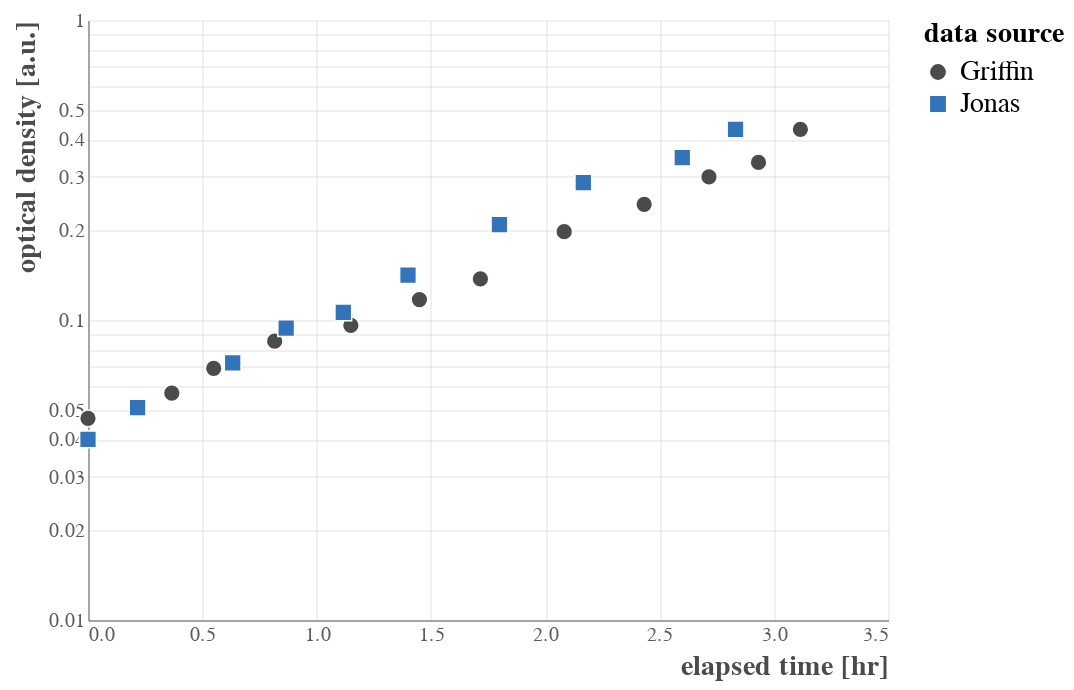

Notebook code for this chart:
### Markdown cell above
## January 15 Growth Data
Jonas shared with me a dataset of bacterial growth curves obtained on a variety of well-defined carbon substrates. I tidied up the data so it's more easily readable, which we load and plot below.

### Code cell
# Load the data 
gold_std = pd.read_csv('../../data/carbon_source_growth_data.csv')
data = pd.read_csv('../../data/2021-01-15_glucose_growth.csv')

# Convert my minute tracking to hours
data['elapsed_time_hr'] = data['elapsed_time_min'].values / 60
data.drop(columns=['elapsed_time_min'], inplace=True)
data.rename(columns={'od_600nm':'od_600'}, inplace=True)

# Drop points below 0.4 and rescale time
data = data[data['od_600'] >= 0.04]
data['elapsed_time_hr'] -= data['elapsed_time_hr'].min()

# Add identifiers
data['source'] = 'Griffin'
gold_std['source'] = 'Jonas'

# Restrict to glucose
gold_std = gold_std[gold_std['carbon_source']=='glucose']

# Merge
merged = pd.concat([data, gold_std], sort=False)

# Set up the plot base.
base = alt.Chart(merged).encode(
        x=alt.X(field='elapsed_time_hr', type='quantitative', title='elapsed time [hr]'),
        y=alt.Y(field='od_600', type='quantitative', title='optical density [a.u.]',
               scale=alt.Scale(type='log')),
        shape=alt.Shape(field='source', type='nominal'),
        color=alt.Color(field='source', type='nominal', title='data source')
)
points = base.mark_point(size=70)
points

### Figure 1 — Vega-Lite specification as saved in the notebook (floating-point values rounded to 4 significant figures)
{"config": {"background": "white", "group": {"fill": "white"}, "view": {"strokeWidth": 0, "height": 300, "width": 400, "fill": "#ffffff"}, "point": {"size": 40, "filled": true, "opacity": 1, "strokeWidth": 0.75, "stroke": "#FFFFFF"}, "square": {"size": 40, "filled": true, "opacity": 1, "strokeWidth": 0.75, "stroke": "#FFFFFF"}, "circle": {"size": 40, "filled": true, "opacity": 1, "strokeWidth": 0.75, "stroke": "#FFFFFF"}, "line": {"size": 1}, "axis": {"domainColor": "#5b5b5b", "domainWidth": 0.5, "labelColor": "#5b5b5b", "labelFontSize": 10, "labelFont": "Nunito", "titleFont": "Nunito", "titleFontWeight": 700, "titleFontSize": 14, "titleColor": "#4b4b4b", "titleAnchor": "end", "grid": true, "gridColor": "#c1c1c1", "gridWidth": 0.25, "ticks": false}, "range": {"category": ["#4c4b4c", "#3373ba", "#5cb75b", "#d8534f", "#8066ad", "#f0ad4d"]}, "legend": {"labelFontSize": 14, "labelFont": "Nunito", "titleFont": "Nunito", "titleFontSize": 14, "titleFontWeight": 700, "titleFontColor": "#44b4b4b", "symbolSize": 75}, "title": {"font": "Nunito", "fontWeight": 700, "fontSize": 14, "fontColor": "#4b4b4b", "anchor": "start"}}, "data": {"name": "data-650fd91738e53b46e6eb7e4b714796ab"}, "mark": {"type": "point", "size": 70}, "encoding": {"color": {"type": "nominal", "field": "source", "title": "data source"}, "shape": {"type": "nominal", "field": "source"}, "x": {"type": "quantitative", "field": "elapsed_time_hr", "title": "elapsed time [hr]"}, "y": {"type": "quantitative", "field": "od_600", "scale": {"type": "log"}, "title": "optical density [a.u.]"}}, "$schema": "https://vega.github.io/schema/vega-lite/v4.8.1.json", "datasets": {"data-650fd91738e53b46e6eb7e4b714796ab": [{"clock_time": "13:37", "carbon_source": "glucose", "od_600": 0.047, "elapsed_time_hr": 0.0, "source": "Griffin"}, {"clock_time": "13:59", "carbon_source": "glucose", "od_600": 0.057, "elapsed_time_hr": 0.3667, "source": "Griffin"}, {"clock_time": "14:10", "carbon_source": "glucose", "od_600": 0.069, "elapsed_time_hr": 0.55, "source": "Griffin"}, {"clock_time": "14:26", "carbon_source": "glucose", "od_600": 0.085, "elapsed_time_hr": 0.8167, "source": "Griffin"}, {"clock_time": "14:46", "carbon_source": "glucose", "od_600": 0.096, "elapsed_time_hr": 1.15, "source": "Griffin"}, {"clock_time": "15:04", "carbon_source": "glucose", "od_600": 0.117, "elapsed_time_hr": 1.45, "source": "Griffin"}, {"clock_time": "15:21", "carbon_source": "glucose", "od_600": 0.137, "elapsed_time_hr": 1.717, "source": "Griffin"}, {"clock_time": "15:43", "carbon_source": "glucose", "od_600": 0.197, "elapsed_time_hr": 2.083, "source": "Griffin"}, {"clock_time": "16:04", "carbon_source": "glucose", "od_600": 0.243, "elapsed_time_hr": 2.433, "source": "Griffin"}, {"clock_time": "16:21", "carbon_source": "glucose", "od_600": 0.3, "elapsed_time_hr": 2.717, "source": "Griffin"}, {"clock_time": "16:34", "carbon_source": "glucose", "od_600": 0.335, "elapsed_time_hr": 2.933, "source": "Griffin"}, {"clock_time": "16:43", "carbon_source": "glucose", "od_600": 0.432, "elapsed_time_hr": 3.117, "source": "Griffin"}, {"clock_time": "10:43", "carbon_source": "glucose", "od_600": 0.04, "elapsed_time_hr": 0.0, "source": "Jonas"}, {"clock_time": "10:56", "carbon_source": "glucose", "od_600": 0.051, "elapsed_time_hr": 0.217, "source": "Jonas"}, {"clock_time": "11:21", "carbon_source": "glucose", "od_600": 0.072, "elapsed_time_hr": 0.633, "source": "Jonas"}, {"clock_time": "11:35", "carbon_source": "glucose", "od_600": 0.094, "elapsed_time_hr": 0.867, "source": "Jonas"}, {"clock_time": "11:50", "carbon_source": "glucose", "od_600": 0.106, "elapsed_time_hr": 1.117, "source": "Jonas"}, {"clock_time": "12:07", "carbon_source": "glucose", "od_600": 0.141, "elapsed_time_hr": 1.4, "source": "Jonas"}, {"clock_time": "12:31", "carbon_source": "glucose", "od_600": 0.208, "elapsed_time_hr": 1.8, "source": "Jonas"}, {"clock_time": "12:53", "carbon_source": "glucose", "od_600": 0.287, "elapsed_time_hr": 2.167, "source": "Jonas"}, {"clock_time": "13:09", "carbon_source": "glucose", "od_600": 0.348, "elapsed_time_hr": 2.6, "source": "Jonas"}, {"clock_time": "13:23", "carbon_source": "glucose", "od_600": 0.432, "elapsed_time_hr": 2.833, "source": "Jonas"}]}}
